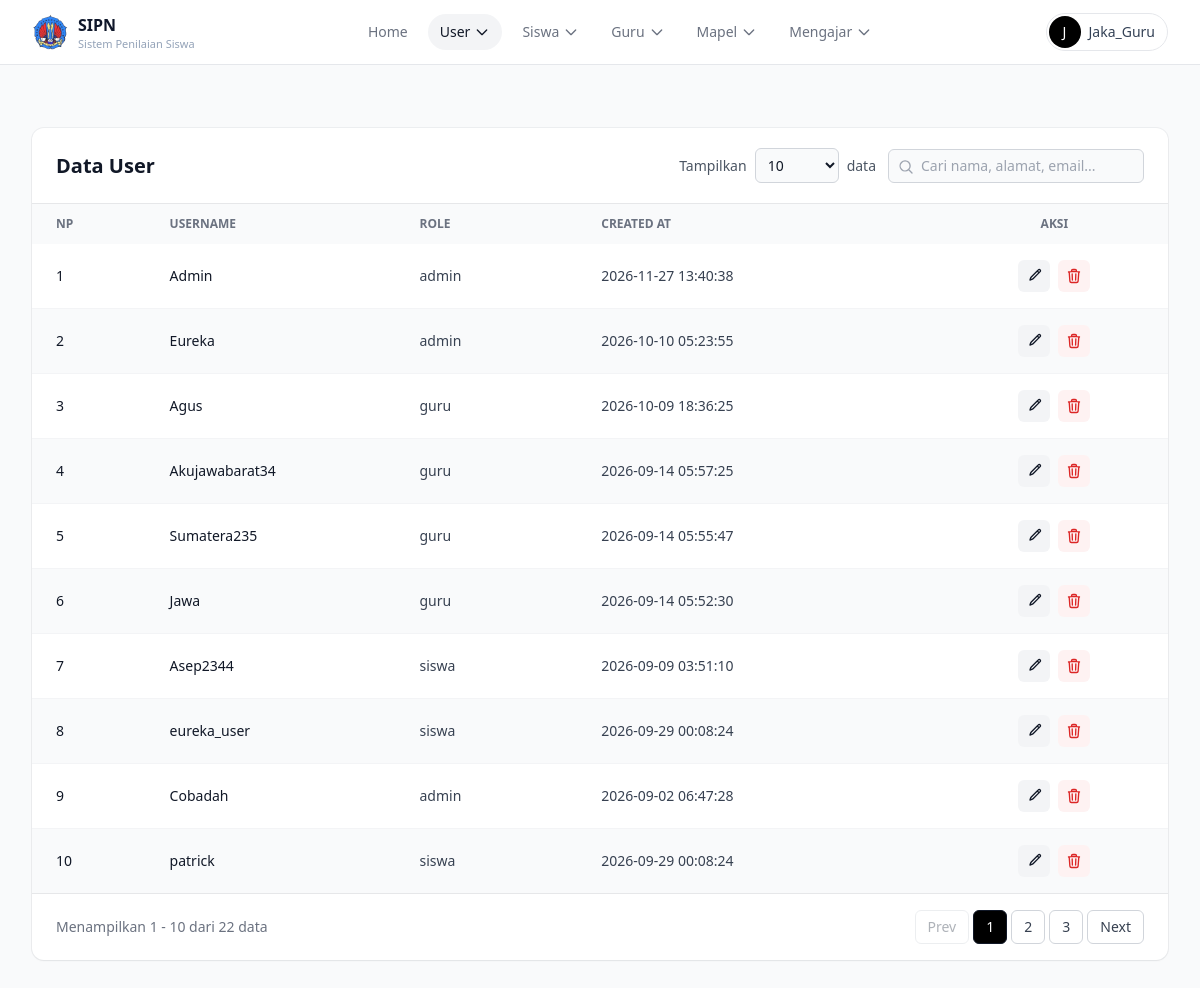
Page /tabeluseraja.php (signed in) on the committed database.
### tables this page shows
CREATE TABLE `users` (
  `id` int NOT NULL,
  `username` varchar(50) NOT NULL,
  `password` varchar(255) NOT NULL,
  `role` enum('admin','guru','siswa') NOT NULL,
  `created_at` timestamp NOT NULL
);

### tabeluseraja.php (the view, shortened to what this page needs)
<!DOCTYPE html>
<html lang="en">
<head>
  <script src="https://cdn.tailwindcss.com"></script>
</head>
<body class="bg-gray-50 antialiased">
<?php
include "navbar.php";
include __DIR__ . "/kon.php";
$data = [];
$sql = "SELECT * FROM users ORDER BY id DESC";
$bam = mysqli_query($conn, $sql);
while ($row = mysqli_fetch_assoc($bam)) {
    $data[] = $row;
}
?>
<main class="mx-auto max-w-7xl px-4 pt-32 pb-10 sm:px-6 lg:px-8">
    <div class="bg-white shadow-sm ring-1 ring-gray-900/5 rounded-xl">
        <div class="flex flex-col gap-3 px-6 py-5 border-b border-gray-900/10 sm:flex-row sm:items-center sm:justify-between">
            <h1 class="text-xl font-bold text-gray-900">Data User</h1>
            <div class="flex flex-col gap-3 sm:flex-row sm:items-center">
                <div class="flex items-center gap-2">
                    <label for="showEntries" class="text-sm text-gray-600 whitespace-nowrap">Tampilkan</label>
                    <select id="showEntries" class="rounded-md bg-gray-50 border border-gray-300 text-sm text-gray-900 px-2 py-1.5 outline-none focus:ring-2 focus:ring-gray-900">
                        <option value="10" selected>10</option>
                    </select>
                    <span class="text-sm text-gray-600 whitespace-nowrap">data</span>
                </div>
                <div class="relative">
                    <svg class="absolute left-2.5 top-2.5 size-4 text-gray-400" fill="none" viewBox="0 0 24 24" stroke-width="2" stroke="currentColor"><path stroke-linecap="round" stroke-linejoin="round" d="m21 21-5.2-5.2m0 0a7.5 7.5 0 1 0-10.6-10.6 7.5 7.5 0 0 0 10.6 10.6Z" /></svg>
                    <input id="searchInput" type="text" placeholder="Cari nama, alamat, email..." class="w-full sm:w-64 rounded-md bg-gray-50 border border-gray-300 pl-8 pr-3 py-1.5 text-sm text-gray-900 outline-none focus:ring-2 focus:ring-gray-900">
                </div>
            </div>
        </div>
        <div class="relative overflow-x-auto">
            <table class="w-full min-w-[720px] table-fixed text-sm text-left text-gray-700">
                <colgroup>
                    <col class="w-[10%]">
                    <col class="w-[22%]">
                    <col class="w-[16%]">
                    <col class="w-[32%]">
                    <col class="w-[20%]">
                </colgroup>
                <thead class="bg-gray-50 text-xs uppercase text-gray-500">
                    <tr>
                        <th scope="col" class="px-6 py-3 font-semibold">Np</th>
                        <th scope="col" class="px-6 py-3 font-semibold">Username</th>
                        <th scope="col" class="px-6 py-3 font-semibold">Role</th>
                                                <th scope="col" class="px-6 py-3 font-semibold">Created At</th>
                        <th scope="col" class="px-6 py-3 font-semibold text-center">Aksi</th>
                    </tr>
                </thead>
                <tbody id="tableBody" class="divide-y divide-gray-100">
                    <?php
                    $no = 1;
                    foreach ($data as $user):
                    ?>
                    <tr class="odd:bg-white even:bg-gray-50 hover:bg-gray-50 transition-colors">
                        <td class="px-6 py-4 font-medium text-gray-900"><?php echo $no++; ?></td>
                        <td class="px-6 py-4 font-medium text-gray-900 truncate" title="<?php echo ($user['username'] ?? ''); ?>"><?php echo ($user['username'] ?? ''); ?></td>
                        <td class="px-6 py-4 whitespace-nowrap"><?php echo ($user['role'] ?? ''); ?></td>
                        <td class="px-6 py-4 whitespace-nowrap"><?php echo ($user['created_at'] ?? ''); ?></td>
                        <td class="px-6 py-4">
                            <div class="flex items-center justify-center gap-2">
                                <a href="edit.php?id=<?php echo (int) $user['id']; ?>&page=tabeluseraja.php" title="Edit" aria-label="Edit"
                                   class="inline-flex items-center justify-center size-8 rounded-md bg-gray-100 text-gray-900 hover:bg-black hover:text-white transition-colors">
                                    <svg class="size-4" fill="none" viewBox="0 0 24 24" stroke-width="2" stroke="currentColor">
                                        <path stroke-linecap="round" stroke-linejoin="round" d="m16.862 4.487 1.687-1.688a1.875 1.875 0 1 1 2.652 2.652L10.582 16.07a4.5 4.5 0 0 1-1.897 1.13L6 18l.8-2.685a4.5 4.5 0 0 1 1.13-1.897l8.932-8.931Zm0 0L19.5 7.125" />
                                    </svg>
                                </a>
                                    <a href="delete.php?id=<?php echo (int) $user['id']; ?>&role=<?php echo urlencode($user['role']); ?>&page=tabeluseraja.php" title="Hapus" aria-label="Hapus"
                                   onclick="return confirm('Yakin engga nih ingin menghapus data ini?')"
                                   class="inline-flex items-center justify-center size-8 rounded-md bg-red-50 text-red-600 hover:bg-red-600 hover:text-white transition-colors">
                                </a>
                            </div>
                        </td>
                    </tr>
                    <?php endforeach; ?>
                </tbody>
            </table>
        </div>
        <div class="flex flex-col gap-3 px-6 py-4 border-t border-gray-900/10 sm:flex-row sm:items-center sm:justify-between">
            <p id="entriesInfo" class="text-sm text-gray-500"></p>
            <div id="paginationControls" class="flex items-center gap-1"></div>
        </div>
    </div>
</main>
</body>
</html>

### rows in the picture
users: username "Admin", role "admin", created_at "2026-11-27 13:40:38"
users: username "Eureka", role "admin", created_at "2026-10-10 05:23:55"
users: username "Agus", role "guru", created_at "2026-10-09 18:36:25"
users: username "Akujawabarat34", role "guru", created_at "2026-09-14 05:57:25"
users: username "Sumatera235", role "guru", created_at "2026-09-14 05:55:47"
users: username "Jawa", role "guru", created_at "2026-09-14 05:52:30"
users: username "Asep2344", role "siswa", created_at "2026-09-09 03:51:10"
users: username "eureka_user", role "siswa", created_at "2026-09-29 00:08:24"
users: username "Cobadah", role "admin", created_at "2026-09-02 06:47:28"
users: username "patrick", role "siswa", created_at "2026-09-29 00:08:24"

### other values in the picture
$label "Home"
$label "User"
$label "Siswa"
$label "Guru"
$label "Mapel"
$label "Mengajar"
$navInitial "J"
$currentUser['username'] "Jaka_Guru"
